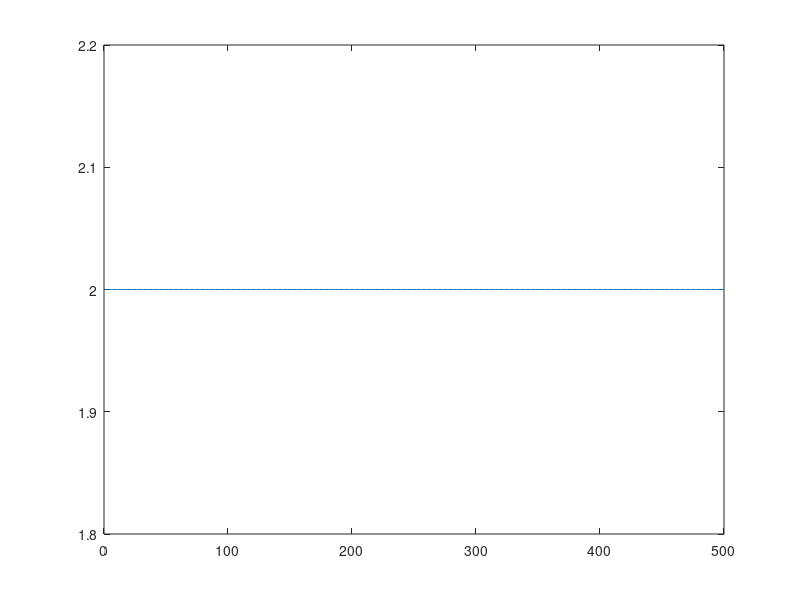

Recreate this plot in MATLAB.
clc;
clear;
close all;
% Input and final outputs
x = [0,0,1,1;0,1,0,1];
x = x';
y = [0,1,1,0];
y = y';

% Intermediate Outputs:
y1 = [0 0 1 0];
y2 = [0 1 0 0];

% weight and bias initialization:
xmax = 1;
xmin = -1;
% w1 = [(xmin + (xmax-xmin)*rand()), (xmin + (xmax-xmin)*rand());(xmin + (xmax-xmin)*rand()),(xmin + (xmax-xmin)*rand()) ];
% w2 = [(xmin + (xmax-xmin)*rand()), (xmin + (xmax-xmin)*rand())];
% b = [(xmin + (xmax-xmin)*rand()), (xmin + (xmax-xmin)*rand())];
% b2 = (xmin + (xmax-xmin)*rand());
w1 = [0 0;0 0];
w2 = [0 0];
b = [0 0];

alpha = 0.1;
theta = 0.5;
iter = 500;
p = zeros(4,1);
q = zeros(4,1);

for k = 1:iter
    for i = 1:size(x,1)
        p(i) = w1(1,1)*x(i,1) + w1(1,2)*x(i,2) + b(1);
        q(i) = w1(2,1)*x(i,1) + w1(2,2)*x(i,2) + b(2);
        yp(i) = (p(i)>=theta);
        yq(i) = (q(i)>=theta);
        
        if(yp(i)~=y1(i))
            for j = 1:2
                w1(1, j) = w1(1, j) + alpha*y1(i)*x(i,j);
            end
            b(1) = b(1) + alpha*y1(i);
        end
        
        if(yq(i)~=y2(i))
            for j = 1:2
                w1(2, j) = w1(2, j) + alpha*y2(i)*x(i,j);
            end
            b(1) = b(1) + alpha*y2(i);
        end
        
        r(i) = b(2) + w2(1)*yp(i) + w2(1)*yq(i);
        h(i) = (r(i)>=theta);
        
        if(h(i)~=y(i))
            for j = 1:2
                w2(j) = w2(j) + alpha*y(i)*y1(i);
            end
            b(2) = b(2) + alpha*y(i);
        end
    end
    e(k) = mean(sum((y-h).^2));
end
plot(e)